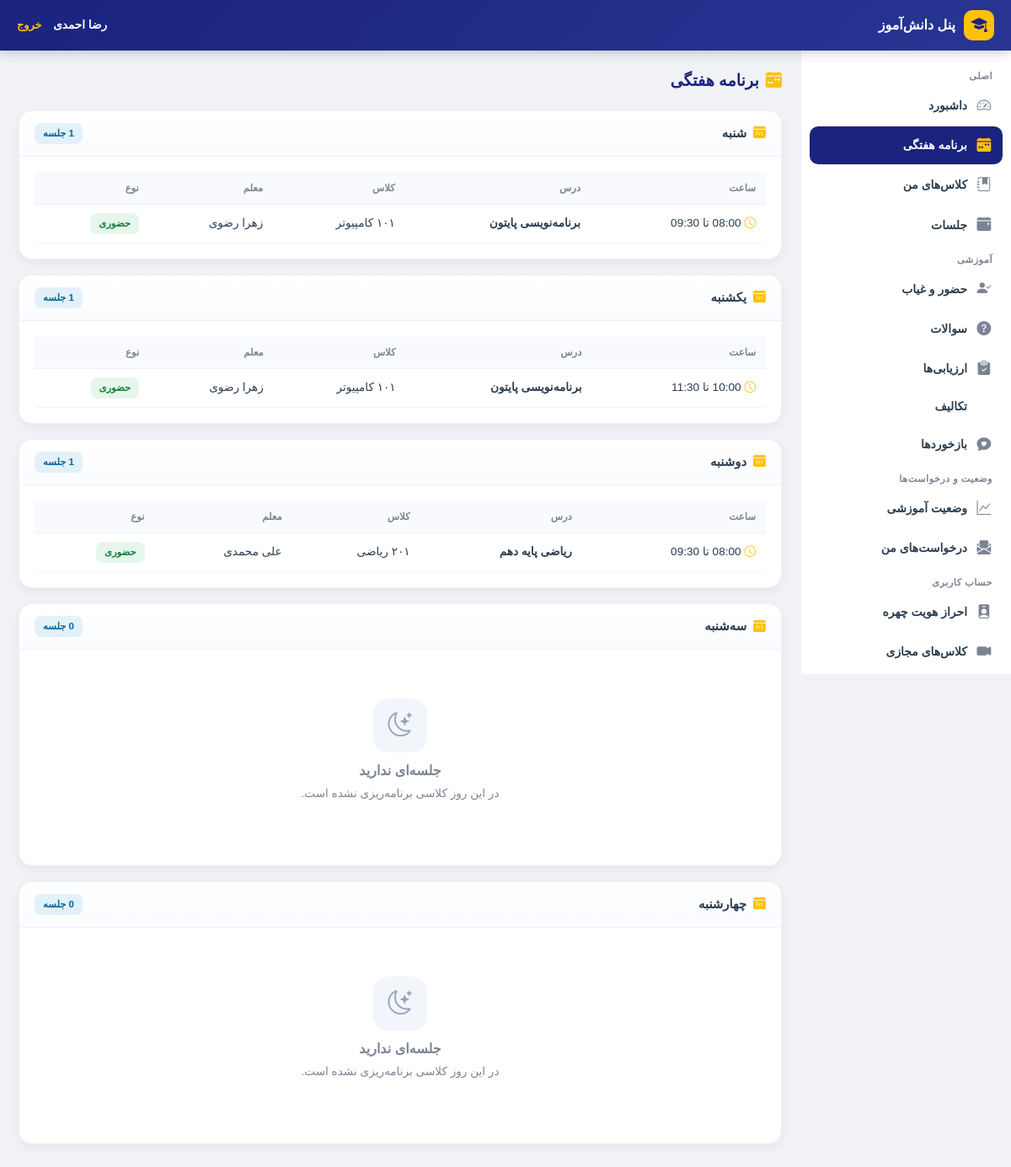
Page /student/schedule/ (signed in) on the committed database.
### accounts/models.py (models this page shows, shortened)
class User(AbstractUser):
    ROLE_CHOICES = (
        ('student', 'دانش آموز'),
        ('teacher', 'معلم'),
        ('assistant', 'معاون'),
        ('principal', 'مدیر مدرسه'),
        ('district_admin', 'مسئول منطقه'),
        ('county_admin', 'مسئول شهرستان'),
        ('province_admin', 'مسئول استان'),
        ('country_admin', 'مسئول کشور'),
    )
    role = models.CharField(max_length=20, choices=ROLE_CHOICES, default='student')
    national_id = models.CharField(
        max_length=10, unique=True, null=True, blank=True,
        verbose_name="کد ملی"
    )
    province = models.ForeignKey(
        'national.Province',
        on_delete=models.SET_NULL,
        null=True, blank=True,
        related_name='admin_users',
        verbose_name="استان اختصاصی (برای مسئول استانی)"
    )
    district = models.ForeignKey(
        'national.District',
        on_delete=models.SET_NULL,
        null=True, blank=True,
        related_name='admin_users',
        verbose_name="منطقه اختصاصی (برای مسئول منطقه)"
    )
    class Meta:
        verbose_name = "کاربر"
        verbose_name_plural = "کاربران"

### dashboard/models.py (models this page shows, shortened)
class WeeklySchedule(models.Model):
    WEEKDAY_CHOICES = (
        ('saturday', 'شنبه'),
        ('sunday', 'یکشنبه'),
        ('monday', 'دوشنبه'),
        ('tuesday', 'سه‌شنبه'),
        ('wednesday', 'چهارشنبه'),
    )
    classroom = models.ForeignKey(
        Classroom,
        on_delete=models.CASCADE,
        related_name='schedules',
        verbose_name="کلاس"
    )
    day_of_week = models.CharField(
        max_length=10,
        choices=WEEKDAY_CHOICES,
        verbose_name="روز هفته"
    )
    start_time = models.TimeField(verbose_name="ساعت شروع")
    end_time = models.TimeField(verbose_name="ساعت پایان")
    room = models.CharField(
        max_length=50,
        blank=True,
        null=True,
        verbose_name="شماره اتاق/کلاس"
    )
    class Meta:
        verbose_name = "برنامه هفتگی"
        verbose_name_plural = "برنامه‌های هفتگی"
        ordering = ['day_of_week', 'start_time']

class Classroom(models.Model):
    GRADE_CHOICES = (
        ('10', 'دهم'),
        ('11', 'یازدهم'),
        ('12', 'دوازدهم'),
    )
    FIELD_CHOICES = (
        ('computer', 'کامپیوتر'),
        ('electrical', 'برق'),
        ('mechanical', 'مکانیک'),
        ('accounting', 'حسابداری'),
        ('math', 'ریاضی'),
        ('experimental', 'تجربی'),
        ('humanities', 'انسانی'),
    )
    name = models.CharField(max_length=100, verbose_name="نام کلاس")
    subject = models.CharField(max_length=100, verbose_name="درس")
    grade = models.CharField(
        max_length=2,
        choices=GRADE_CHOICES,
        default='10',
        verbose_name="پایه تحصیلی"
    )
    field = models.CharField(
        max_length=20,
        choices=FIELD_CHOICES,
        default='math',
        verbose_name="رشته تحصیلی"
    )
    teacher_name = models.CharField(
        max_length=100,
        verbose_name="نام معلم"
    )
    teacher = models.ForeignKey(
        User,
        on_delete=models.SET_NULL,
        null=True,
        blank=True,
        related_name='taught_classes',
        verbose_name="کاربر معلم (اختیاری)"
    )
    students = models.ManyToManyField(
        User,
        related_name='enrolled_classes',
        blank=True,
        verbose_name="دانش‌آموزان"
    )
    school = models.ForeignKey(
        'national.School',
        on_delete=models.SET_NULL,
        null=True,
        blank=True,
        related_name='classrooms',
        verbose_name="مدرسه"
    )
    created_at = models.DateTimeField(auto_now_add=True)
    class Meta:
        verbose_name = "کلاس"
        verbose_name_plural = "کلاس‌ها"

### student/views.py (the view)
# urls.py: path('schedule/', views.student_schedule, name='schedule'),
@student_required
def student_schedule(request):
    scope = request.student_scope
    schedules = scope.filter_schedules().select_related(
        'classroom', 'classroom__teacher'
    ).order_by('day_of_week', 'start_time')
    days_info = [
        ('saturday', 'شنبه'),
        ('sunday', 'یکشنبه'),
        ('monday', 'دوشنبه'),
        ('tuesday', 'سه‌شنبه'),
        ('wednesday', 'چهارشنبه'),
    ]
    schedule_days = []
    for day_key, day_name in days_info:
        day_classes = [s for s in schedules if s.day_of_week == day_key]
        schedule_days.append({
            'key': day_key,
            'name': day_name,
            'classes': day_classes,
            'count': len(day_classes),
        })
    context = {
        'title': 'برنامه هفتگی',
        'schedule_days': schedule_days,
        'total_classes': schedules.count(),
    }
    return render(request, 'student/schedule.html', context)

### student/scope.py (called while the page is built)
    def filter_schedules(self, qs=None):
        if qs is None:
            qs = WeeklySchedule.objects.all()
        return qs.filter(classroom__students=self.student)

### student/templates/student/schedule.html (shortened to what this page needs)
{% extends 'student/base_student.html' %}
{% block content %}
<div class="s-page-title">
    <i class="bi bi-calendar-week-fill"></i> برنامه هفتگی
</div>
{% if schedule_days %}
    {% for day in schedule_days %}
    <div class="s-card">
        <div class="s-card-header">
            <h6 class="s-card-title">
                <i class="bi bi-calendar-day-fill"></i> {{ day.name }}
            </h6>
            <span class="s-badge info">{{ day.count }} جلسه</span>
        </div>
        <div class="s-card-body">
            {% if day.classes %}
            <div class="table-responsive">
                <table class="s-table">
                    <thead>
                        <tr>
                            <th>ساعت</th>
                            <th>درس</th>
                            <th>کلاس</th>
                            <th>معلم</th>
                            <th>نوع</th>
                        </tr>
                    </thead>
                    <tbody>
                        {% for schedule in day.classes %}
                        <tr>
                            <td>
                                <i class="bi bi-clock" style="color:var(--s-secondary);"></i>
                                {{ schedule.start_time|time:"H:i" }} تا {{ schedule.end_time|time:"H:i" }}
                            </td>
                            <td><strong>{{ schedule.classroom.subject }}</strong></td>
                            <td>{{ schedule.classroom.name }}</td>
                            <td>
                                {% if schedule.classroom.teacher %}
                                    {{ schedule.classroom.teacher.get_full_name|default:schedule.classroom.teacher.username }}
                                {% else %}
                                    {{ schedule.classroom.teacher_name }}
                                {% endif %}
                            </td>
                            <td>
                                <span class="s-badge success">حضوری</span>
                            </td>
                        </tr>
                        {% endfor %}
                    </tbody>
                </table>
            </div>
            {% else %}
                {% include "student/components/empty_state.html" with icon="bi-moon-stars" title="جلسه‌ای ندارید" message="در این روز کلاسی برنامه‌ریزی نشده است." %}
            {% endif %}
        </div>
    </div>
    {% endfor %}
{% else %}
<div class="s-card">
    <div class="s-card-body">
        {% include "student/components/empty_state.html" with icon="bi-calendar-x" title="برنامه‌ای ندارید" message="هنوز برنامه هفتگی‌ای برای شما ثبت نشده است." %}
    </div>
</div>
{% endif %}
{% endblock %}

### student/templates/student/base_student.html (shortened to what this page needs)
<!DOCTYPE html>
<html lang="fa" dir="rtl">
<head>
    <link href="https://cdn.jsdelivr.net/npm/bootstrap@5.3.3/dist/css/bootstrap.rtl.min.css" rel="stylesheet">
    <link rel="stylesheet" href="https://cdn.jsdelivr.net/npm/bootstrap-icons@1.11.3/font/bootstrap-icons.min.css">
    <link href="https://cdn.jsdelivr.net/gh/rastikerdar/vazirmatn@v33.003/Vazirmatn-font-face.css" rel="stylesheet">
</head>
<body>
    <header class="s-header">
        <a href="{% url 'student:dashboard' %}" class="s-header-brand">
            <div class="s-header-icon"><i class="bi bi-mortarboard-fill"></i></div>
            <span class="s-header-title">پنل دانش‌آموز</span>
        </a>
        <div class="s-header-user">
            {{ user.get_full_name|default:user.username }}
            <a href="#" onclick="document.getElementById('student-logout-form').submit(); return false;" style="color:var(--s-secondary);margin-right:10px;font-size:.8rem; text-decoration: none;">خروج</a>
        </div>
    </header>
    <aside class="s-sidebar">
        <div class="s-sidebar-label">اصلی</div>
        <a href="{% url 'student:dashboard' %}" class="s-sidebar-item {% if request.resolver_match.url_name == 'dashboard' %}active{% endif %}">
            <i class="bi bi-speedometer2"></i> داشبورد
        </a>
        <a href="{% url 'student:schedule' %}" class="s-sidebar-item {% if request.resolver_match.url_name == 'schedule' %}active{% endif %}">
            <i class="bi bi-calendar-week-fill"></i> برنامه هفتگی
        </a>
        <a href="{% url 'student:classes' %}" class="s-sidebar-item {% if 'class' in request.resolver_match.url_name %}active{% endif %}">
            <i class="bi bi-journal-bookmark-fill"></i> کلاس‌های من
        </a>
        <a href="{% url 'student:sessions' %}" class="s-sidebar-item {% if 'session' in request.resolver_match.url_name %}active{% endif %}">
            <i class="bi bi-calendar-event-fill"></i> جلسات
        </a>
        <div class="s-sidebar-label">آموزشی</div>
        <a href="{% url 'student:attendance' %}" class="s-sidebar-item {% if 'attendance' in request.resolver_match.url_name %}active{% endif %}">
            <i class="bi bi-person-check-fill"></i> حضور و غیاب
        </a>
        <a href="{% url 'student:questions' %}" class="s-sidebar-item {% if 'question' in request.resolver_match.url_name %}active{% endif %}">
            <i class="bi bi-question-circle-fill"></i> سوالات
        </a>
        <a href="{% url 'student:assessments' %}" class="s-sidebar-item {% if 'assessment' in request.resolver_match.url_name %}active{% endif %}">
            <i class="bi bi-clipboard-check-fill"></i> ارزیابی‌ها
        </a>
        <a href="{% url 'student:homeworks' %}" class="s-sidebar-item {% if 'homework' in request.resolver_match.url_name %}active{% endif %}">
             تکالیف
        </a>
        <a href="{% url 'student:feedback' %}" class="s-sidebar-item {% if 'feedback' in request.resolver_match.url_name %}active{% endif %}">
            <i class="bi bi-chat-heart-fill"></i> بازخوردها
        </a>
        <div class="s-sidebar-label">وضعیت و درخواست‌ها</div>
        <a href="{% url 'student:status' %}" class="s-sidebar-item {% if 'status' in request.resolver_match.url_name %}active{% endif %}">
            <i class="bi bi-graph-up"></i> وضعیت آموزشی
        </a>
        <a href="{% url 'student:requests' %}" class="s-sidebar-item {% if 'request' in request.resolver_match.url_name %}active{% endif %}">
            <i class="bi bi-envelope-paper-fill"></i> درخواست‌های من
        </a>
        <div class="s-sidebar-label">حساب کاربری</div>
        <a href="{% url 'student:face' %}" class="s-sidebar-item {% if 'face' in request.resolver_match.url_name %}active{% endif %}">
            <i class="bi bi-person-badge-fill"></i> احراز هویت چهره
        </a>
        <a href="{% url 'student:virtual_classes' %}" class="s-sidebar-item {% if 'virtual' in request.resolver_match.url_name %}active{% endif %}">
            <i class="bi bi-camera-video-fill"></i> کلاس‌های مجازی
        </a>
        <a href="{% url 'student:profile' %}" class="s-sidebar-item {% if 'profile' in request.resolver_match.url_name %}active{% endif %}">
        </a>
    </aside>
    <main class="s-main">
        {% block content %}{% endblock %}
    </main>
</body>
</html>

### student/templates/student/base_student.html (style rules this page uses)
:root { --s-primary: #1a237e; --s-primary-light: #283593; --s-secondary: #ffc107; --s-success: #16a34a; --s-danger: #dc2626; --s-warning: #d97706; --s-info: #0284c7; --s-purple: #7c3aed; --s-text: #2c3e50; --s-muted: #7b8494; --s-bg: #f0f2f5; --s-card: #ffffff; --s-border: #edf1f8; --s-shadow: 0 4px 12px rgba(15,23,42,.05); --s-radius: 16px; }
* { margin: 0; padding: 0; box-sizing: border-box; }
body { font-family: 'Vazirmatn', Tahoma, sans-serif; background: var(--s-bg); color: var(--s-text); font-size: 0.92rem; }
.s-header { background: linear-gradient(135deg, var(--s-primary), var(--s-primary-light)); height: 60px; display: flex; align-items: center; padding: 0 20px; position: fixed; top: 0; right: 0; left: 0; z-index: 1000; box-shadow: 0 2px 12px rgba(26,35,126,.25); }
.s-header-brand { display: flex; align-items: center; gap: 10px; color: #fff; text-decoration: none; }
.s-header-icon { width: 36px; height: 36px; background: var(--s-secondary); border-radius: 10px; display: flex; align-items: center; justify-content: center; font-size: 1.2rem; color: var(--s-primary); }
.s-header-title { font-weight: 800; font-size: 1rem; color: #fff; }
.s-header-user { margin-right: auto; color: #fff; font-size: .85rem; font-weight: 600; }
.s-sidebar { position: fixed; top: 60px; right: 0; width: 250px; height: calc(100vh - 60px); background: var(--s-card); border-left: 1px solid var(--s-border); overflow-y: auto; z-index: 999; padding: 14px 10px; }
.s-sidebar-item { display: flex; align-items: center; gap: 10px; padding: 10px 12px; border-radius: 10px; color: var(--s-text); text-decoration: none; font-size: .87rem; font-weight: 600; transition: all .2s; margin-bottom: 2px; }
.s-sidebar-item i { font-size: 1.05rem; width: 20px; text-align: center; color: var(--s-muted); }
.s-sidebar-item.active { background: var(--s-primary); color: #fff; }
.s-sidebar-item.active i { color: var(--s-secondary); }
.s-sidebar-label { font-size: .7rem; font-weight: 800; color: var(--s-muted); padding: 8px 12px 4px; letter-spacing: .5px; }
.s-main { margin-top: 60px; margin-right: 250px; padding: 22px; min-height: calc(100vh - 60px); }
.s-card { background: var(--s-card); border-radius: var(--s-radius); border: 1px solid var(--s-border); box-shadow: var(--s-shadow); overflow: hidden; margin-bottom: 18px; }
.s-card-header { padding: 14px 18px; border-bottom: 1px solid var(--s-border); display: flex; align-items: center; justify-content: space-between; background: linear-gradient(180deg, #fff, #fbfcfe); }
.s-card-title { font-size: .93rem; font-weight: 800; color: var(--s-text); display: flex; align-items: center; gap: 8px; margin: 0; }
.s-card-title i { color: var(--s-secondary); }
.s-card-body { padding: 18px; }
.s-badge { display: inline-flex; align-items: center; gap: 4px; padding: 4px 10px; border-radius: 8px; font-size: .72rem; font-weight: 800; }
.s-badge.success { background: rgba(22,163,74,.1); color: #15803d; }
.s-badge.info { background: rgba(2,132,199,.1); color: #0369a1; }
.s-table { width: 100%; border-collapse: separate; border-spacing: 0; }
.s-table thead th { background: #f8fafd; color: var(--s-muted); font-size: .73rem; font-weight: 800; padding: 10px 12px; border-bottom: 1px solid var(--s-border); text-align: right; white-space: nowrap; }
.s-table tbody td { padding: 10px 12px; border-bottom: 1px solid #f3f6fa; font-size: .85rem; vertical-align: middle; }
.s-page-title { font-size: 1.2rem; font-weight: 900; color: var(--s-primary); display: flex; align-items: center; gap: 8px; margin-bottom: 20px; }
.s-page-title i { color: var(--s-secondary); }

### rows in the picture
User: get_full_name "رضا احمدی"
WeeklySchedule: start_time "08:00", end_time "09:30", classroom.subject "برنامه‌نویسی پایتون", classroom.name "۱۰۱ کامپیوتر", classroom.teacher.get_full_name "زهرا رضوی"
WeeklySchedule: start_time "10:00", end_time "11:30", classroom.subject "برنامه‌نویسی پایتون", classroom.name "۱۰۱ کامپیوتر", classroom.teacher.get_full_name "زهرا رضوی"
WeeklySchedule: start_time "08:00", end_time "09:30", classroom.subject "ریاضی پایه دهم", classroom.name "۲۰۱ ریاضی", classroom.teacher.get_full_name "علی محمدی"

### other values in the picture
{{ day.name }} "شنبه" "یکشنبه" "دوشنبه" "سه‌شنبه" "چهارشنبه"
{{ title|default:"داده‌ای وجود ندارد" }} "جلسه‌ای ندارید" "جلسه‌ای ندارید"
{{ message|default:"هنوز اطلاعاتی ثبت نشده است." }} "در این روز کلاسی برنامه‌ریزی نشده است." "در این روز کلاسی برنامه‌ریزی نشده است."
